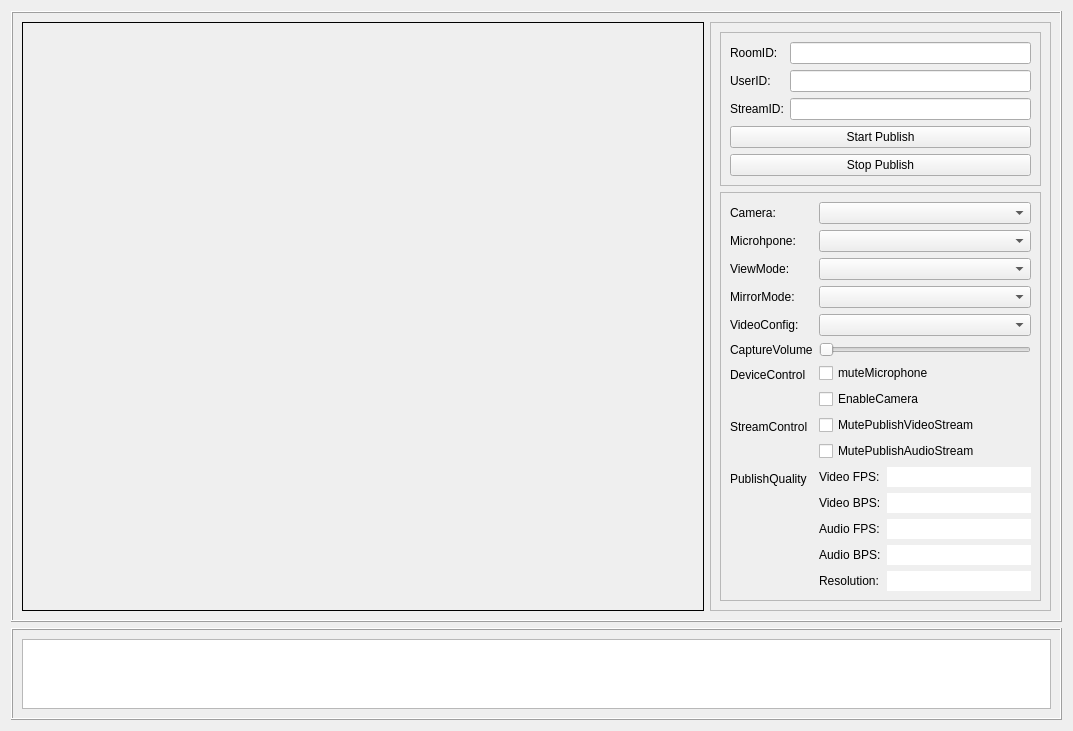
<?xml version="1.0" encoding="UTF-8"?>
<ui version="4.0">
 <class>ZegoPublishDemo</class>
 <widget class="QWidget" name="ZegoPublishDemo">
  <property name="geometry">
   <rect>
    <x>0</x>
    <y>0</y>
    <width>1073</width>
    <height>684</height>
   </rect>
  </property>
  <property name="windowTitle">
   <string>Form</string>
  </property>
  <layout class="QVBoxLayout" name="verticalLayout_3" stretch="3,1">
   <item>
    <widget class="QFrame" name="frame">
     <property name="frameShape">
      <enum>QFrame::Box</enum>
     </property>
     <property name="frameShadow">
      <enum>QFrame::Raised</enum>
     </property>
     <layout class="QHBoxLayout" name="horizontalLayout" stretch="2,1">
      <item>
       <widget class="QFrame" name="frame_local_video">
        <property name="sizePolicy">
         <sizepolicy hsizetype="Preferred" vsizetype="Expanding">
          <horstretch>0</horstretch>
          <verstretch>0</verstretch>
         </sizepolicy>
        </property>
        <property name="frameShape">
         <enum>QFrame::Box</enum>
        </property>
       </widget>
      </item>
      <item>
       <widget class="QFrame" name="frame_2">
        <property name="maximumSize">
         <size>
          <width>500</width>
          <height>16777215</height>
         </size>
        </property>
        <property name="frameShape">
         <enum>QFrame::StyledPanel</enum>
        </property>
        <property name="frameShadow">
         <enum>QFrame::Raised</enum>
        </property>
        <layout class="QVBoxLayout" name="verticalLayout" stretch="0,0,1">
         <item>
          <widget class="QFrame" name="frame_4">
           <property name="frameShape">
            <enum>QFrame::StyledPanel</enum>
           </property>
           <property name="frameShadow">
            <enum>QFrame::Raised</enum>
           </property>
           <layout class="QFormLayout" name="formLayout">
            <item row="0" column="0">
             <widget class="QLabel" name="label">
              <property name="text">
               <string>RoomID:</string>
              </property>
             </widget>
            </item>
            <item row="0" column="1">
             <widget class="QLineEdit" name="lineEdit_roomID">
              <property name="sizePolicy">
               <sizepolicy hsizetype="Preferred" vsizetype="Preferred">
                <horstretch>0</horstretch>
                <verstretch>0</verstretch>
               </sizepolicy>
              </property>
             </widget>
            </item>
            <item row="2" column="0">
             <widget class="QLabel" name="label_2">
              <property name="text">
               <string>StreamID:</string>
              </property>
             </widget>
            </item>
            <item row="2" column="1">
             <widget class="QLineEdit" name="lineEdit_streamID">
              <property name="sizePolicy">
               <sizepolicy hsizetype="Preferred" vsizetype="Preferred">
                <horstretch>0</horstretch>
                <verstretch>0</verstretch>
               </sizepolicy>
              </property>
             </widget>
            </item>
            <item row="6" column="0" colspan="2">
             <widget class="QPushButton" name="pushButton_startPublish">
              <property name="sizePolicy">
               <sizepolicy hsizetype="Preferred" vsizetype="Preferred">
                <horstretch>0</horstretch>
                <verstretch>0</verstretch>
               </sizepolicy>
              </property>
              <property name="text">
               <string>Start Publish</string>
              </property>
             </widget>
            </item>
            <item row="7" column="0" colspan="2">
             <widget class="QPushButton" name="pushButton_stopPublish">
              <property name="sizePolicy">
               <sizepolicy hsizetype="Preferred" vsizetype="Preferred">
                <horstretch>0</horstretch>
                <verstretch>0</verstretch>
               </sizepolicy>
              </property>
              <property name="text">
               <string>Stop Publish</string>
              </property>
             </widget>
            </item>
            <item row="1" column="1">
             <widget class="QLineEdit" name="lineEdit_userID">
              <property name="sizePolicy">
               <sizepolicy hsizetype="Preferred" vsizetype="Preferred">
                <horstretch>0</horstretch>
                <verstretch>0</verstretch>
               </sizepolicy>
              </property>
             </widget>
            </item>
            <item row="1" column="0">
             <widget class="QLabel" name="label_20">
              <property name="text">
               <string>UserID:</string>
              </property>
             </widget>
            </item>
           </layout>
          </widget>
         </item>
         <item>
          <widget class="QFrame" name="frame_3">
           <property name="frameShape">
            <enum>QFrame::StyledPanel</enum>
           </property>
           <property name="frameShadow">
            <enum>QFrame::Raised</enum>
           </property>
           <layout class="QFormLayout" name="formLayout_3">
            <item row="0" column="0">
             <widget class="QLabel" name="label_4">
              <property name="text">
               <string>Camera:</string>
              </property>
             </widget>
            </item>
            <item row="0" column="1">
             <widget class="QComboBox" name="comboBox_camera">
              <property name="sizePolicy">
               <sizepolicy hsizetype="Preferred" vsizetype="Preferred">
                <horstretch>0</horstretch>
                <verstretch>0</verstretch>
               </sizepolicy>
              </property>
              <property name="maximumSize">
               <size>
                <width>16777215</width>
                <height>16777215</height>
               </size>
              </property>
             </widget>
            </item>
            <item row="1" column="0">
             <widget class="QLabel" name="label_3">
              <property name="text">
               <string>Microhpone:</string>
              </property>
             </widget>
            </item>
            <item row="1" column="1">
             <widget class="QComboBox" name="comboBox_microphone">
              <property name="sizePolicy">
               <sizepolicy hsizetype="Preferred" vsizetype="Preferred">
                <horstretch>0</horstretch>
                <verstretch>0</verstretch>
               </sizepolicy>
              </property>
              <property name="maximumSize">
               <size>
                <width>16777215</width>
                <height>16777215</height>
               </size>
              </property>
             </widget>
            </item>
            <item row="2" column="0">
             <widget class="QLabel" name="label_5">
              <property name="text">
               <string>ViewMode:</string>
              </property>
             </widget>
            </item>
            <item row="2" column="1">
             <widget class="QComboBox" name="comboBox_viewmode">
              <property name="sizePolicy">
               <sizepolicy hsizetype="Preferred" vsizetype="Preferred">
                <horstretch>0</horstretch>
                <verstretch>0</verstretch>
               </sizepolicy>
              </property>
              <property name="maximumSize">
               <size>
                <width>16777215</width>
                <height>16777215</height>
               </size>
              </property>
             </widget>
            </item>
            <item row="3" column="0">
             <widget class="QLabel" name="label_9">
              <property name="text">
               <string>MirrorMode:</string>
              </property>
             </widget>
            </item>
            <item row="3" column="1">
             <widget class="QComboBox" name="comboBox_mirrormode">
              <property name="sizePolicy">
               <sizepolicy hsizetype="Preferred" vsizetype="Preferred">
                <horstretch>0</horstretch>
                <verstretch>0</verstretch>
               </sizepolicy>
              </property>
              <property name="maximumSize">
               <size>
                <width>16777215</width>
                <height>16777215</height>
               </size>
              </property>
             </widget>
            </item>
            <item row="4" column="0">
             <widget class="QLabel" name="label_11">
              <property name="text">
               <string>VideoConfig:</string>
              </property>
             </widget>
            </item>
            <item row="4" column="1">
             <widget class="QComboBox" name="comboBox_videoConfig">
              <property name="enabled">
               <bool>true</bool>
              </property>
              <property name="sizePolicy">
               <sizepolicy hsizetype="Preferred" vsizetype="Preferred">
                <horstretch>0</horstretch>
                <verstretch>0</verstretch>
               </sizepolicy>
              </property>
              <property name="maximumSize">
               <size>
                <width>16777215</width>
                <height>16777215</height>
               </size>
              </property>
             </widget>
            </item>
            <item row="5" column="0">
             <widget class="QLabel" name="label_12">
              <property name="text">
               <string>CaptureVolume</string>
              </property>
             </widget>
            </item>
            <item row="5" column="1">
             <widget class="QSlider" name="slider_captureVolume">
              <property name="sizePolicy">
               <sizepolicy hsizetype="Preferred" vsizetype="Preferred">
                <horstretch>0</horstretch>
                <verstretch>0</verstretch>
               </sizepolicy>
              </property>
              <property name="maximum">
               <number>100</number>
              </property>
              <property name="orientation">
               <enum>Qt::Horizontal</enum>
              </property>
             </widget>
            </item>
            <item row="6" column="0">
             <widget class="QLabel" name="label_14">
              <property name="text">
               <string>DeviceControl</string>
              </property>
             </widget>
            </item>
            <item row="6" column="1">
             <layout class="QVBoxLayout" name="verticalLayout_4">
              <item>
               <widget class="QCheckBox" name="checkBox_muteMicrophone">
                <property name="text">
                 <string>muteMicrophone</string>
                </property>
               </widget>
              </item>
              <item>
               <widget class="QCheckBox" name="checkBox_enableCamera">
                <property name="text">
                 <string>EnableCamera</string>
                </property>
               </widget>
              </item>
             </layout>
            </item>
            <item row="7" column="0">
             <widget class="QLabel" name="label_10">
              <property name="text">
               <string>StreamControl</string>
              </property>
             </widget>
            </item>
            <item row="7" column="1">
             <layout class="QVBoxLayout" name="verticalLayout_5">
              <item>
               <widget class="QCheckBox" name="checkBox_mutePublishStreamVideo">
                <property name="text">
                 <string>MutePublishVideoStream</string>
                </property>
               </widget>
              </item>
              <item>
               <widget class="QCheckBox" name="checkBox_mutePublishStreamAudio">
                <property name="text">
                 <string>MutePublishAudioStream</string>
                </property>
               </widget>
              </item>
             </layout>
            </item>
            <item row="8" column="0">
             <widget class="QLabel" name="label_13">
              <property name="text">
               <string>PublishQuality</string>
              </property>
             </widget>
            </item>
            <item row="8" column="1">
             <layout class="QFormLayout" name="formLayout_2">
              <item row="0" column="0">
               <widget class="QLabel" name="label_8">
                <property name="text">
                 <string>Video FPS:</string>
                </property>
               </widget>
              </item>
              <item row="0" column="1">
               <widget class="QLineEdit" name="lineEdit_videoFPS">
                <property name="frame">
                 <bool>false</bool>
                </property>
                <property name="readOnly">
                 <bool>true</bool>
                </property>
               </widget>
              </item>
              <item row="1" column="0">
               <widget class="QLabel" name="label_6">
                <property name="text">
                 <string>Video BPS:</string>
                </property>
               </widget>
              </item>
              <item row="1" column="1">
               <widget class="QLineEdit" name="lineEdit_videoBPS">
                <property name="frame">
                 <bool>false</bool>
                </property>
                <property name="readOnly">
                 <bool>true</bool>
                </property>
               </widget>
              </item>
              <item row="2" column="0">
               <widget class="QLabel" name="label_16">
                <property name="text">
                 <string>Audio FPS:</string>
                </property>
               </widget>
              </item>
              <item row="2" column="1">
               <widget class="QLineEdit" name="lineEdit_audioFPS">
                <property name="frame">
                 <bool>false</bool>
                </property>
                <property name="readOnly">
                 <bool>true</bool>
                </property>
               </widget>
              </item>
              <item row="3" column="0">
               <widget class="QLabel" name="label_17">
                <property name="text">
                 <string>Audio BPS:</string>
                </property>
               </widget>
              </item>
              <item row="3" column="1">
               <widget class="QLineEdit" name="lineEdit_audioBPS">
                <property name="frame">
                 <bool>false</bool>
                </property>
                <property name="readOnly">
                 <bool>true</bool>
                </property>
               </widget>
              </item>
              <item row="4" column="0">
               <widget class="QLabel" name="label_7">
                <property name="text">
                 <string>Resolution:</string>
                </property>
               </widget>
              </item>
              <item row="4" column="1">
               <widget class="QLineEdit" name="lineEdit_resolution">
                <property name="enabled">
                 <bool>true</bool>
                </property>
                <property name="frame">
                 <bool>false</bool>
                </property>
                <property name="readOnly">
                 <bool>true</bool>
                </property>
               </widget>
              </item>
             </layout>
            </item>
           </layout>
          </widget>
         </item>
         <item>
          <spacer name="verticalSpacer">
           <property name="orientation">
            <enum>Qt::Vertical</enum>
           </property>
           <property name="sizeHint" stdset="0">
            <size>
             <width>20</width>
             <height>40</height>
            </size>
           </property>
          </spacer>
         </item>
        </layout>
       </widget>
      </item>
     </layout>
    </widget>
   </item>
   <item>
    <widget class="QFrame" name="frame_5">
     <property name="sizePolicy">
      <sizepolicy hsizetype="Preferred" vsizetype="Preferred">
       <horstretch>0</horstretch>
       <verstretch>0</verstretch>
      </sizepolicy>
     </property>
     <property name="minimumSize">
      <size>
       <width>300</width>
       <height>0</height>
      </size>
     </property>
     <property name="maximumSize">
      <size>
       <width>16777215</width>
       <height>16777215</height>
      </size>
     </property>
     <property name="frameShape">
      <enum>QFrame::Box</enum>
     </property>
     <property name="frameShadow">
      <enum>QFrame::Raised</enum>
     </property>
     <layout class="QVBoxLayout" name="verticalLayout_2">
      <item>
       <widget class="QTextEdit" name="textEdit_log">
        <property name="html">
         <string>&lt;!DOCTYPE HTML PUBLIC &quot;-//W3C//DTD HTML 4.0//EN&quot; &quot;http://www.w3.org/TR/REC-html40/strict.dtd&quot;&gt;
&lt;html&gt;&lt;head&gt;&lt;meta name=&quot;qrichtext&quot; content=&quot;1&quot; /&gt;&lt;style type=&quot;text/css&quot;&gt;
p, li { white-space: pre-wrap; }
&lt;/style&gt;&lt;/head&gt;&lt;body style=&quot; font-family:'SimSun'; font-size:9pt; font-weight:400; font-style:normal;&quot;&gt;
&lt;p style=&quot;-qt-paragraph-type:empty; margin-top:0px; margin-bottom:0px; margin-left:0px; margin-right:0px; -qt-block-indent:0; text-indent:0px;&quot;&gt;&lt;br /&gt;&lt;/p&gt;&lt;/body&gt;&lt;/html&gt;</string>
        </property>
       </widget>
      </item>
     </layout>
    </widget>
   </item>
  </layout>
 </widget>
 <resources/>
 <connections/>
</ui>
